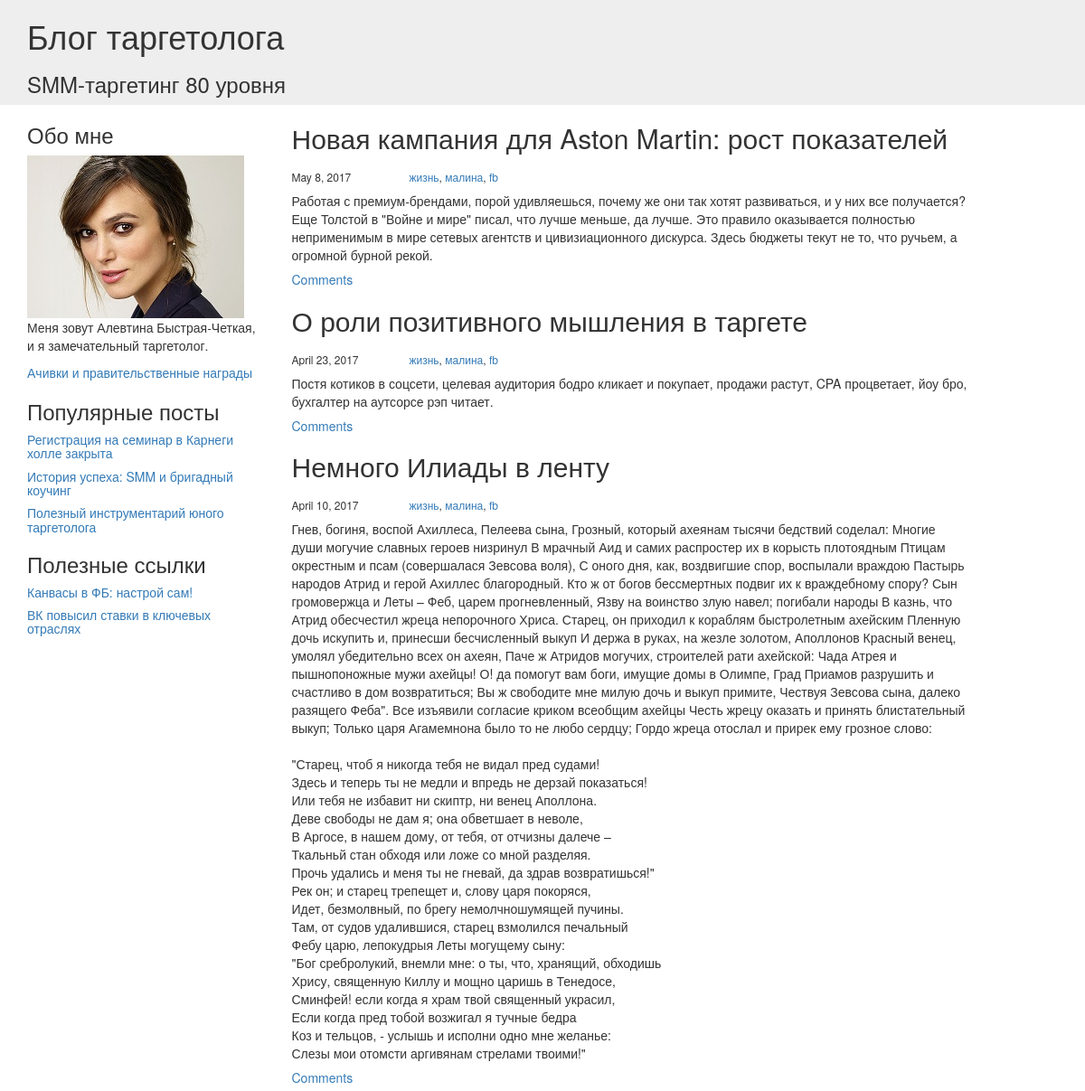
Before: / (upper part) with the older database file.
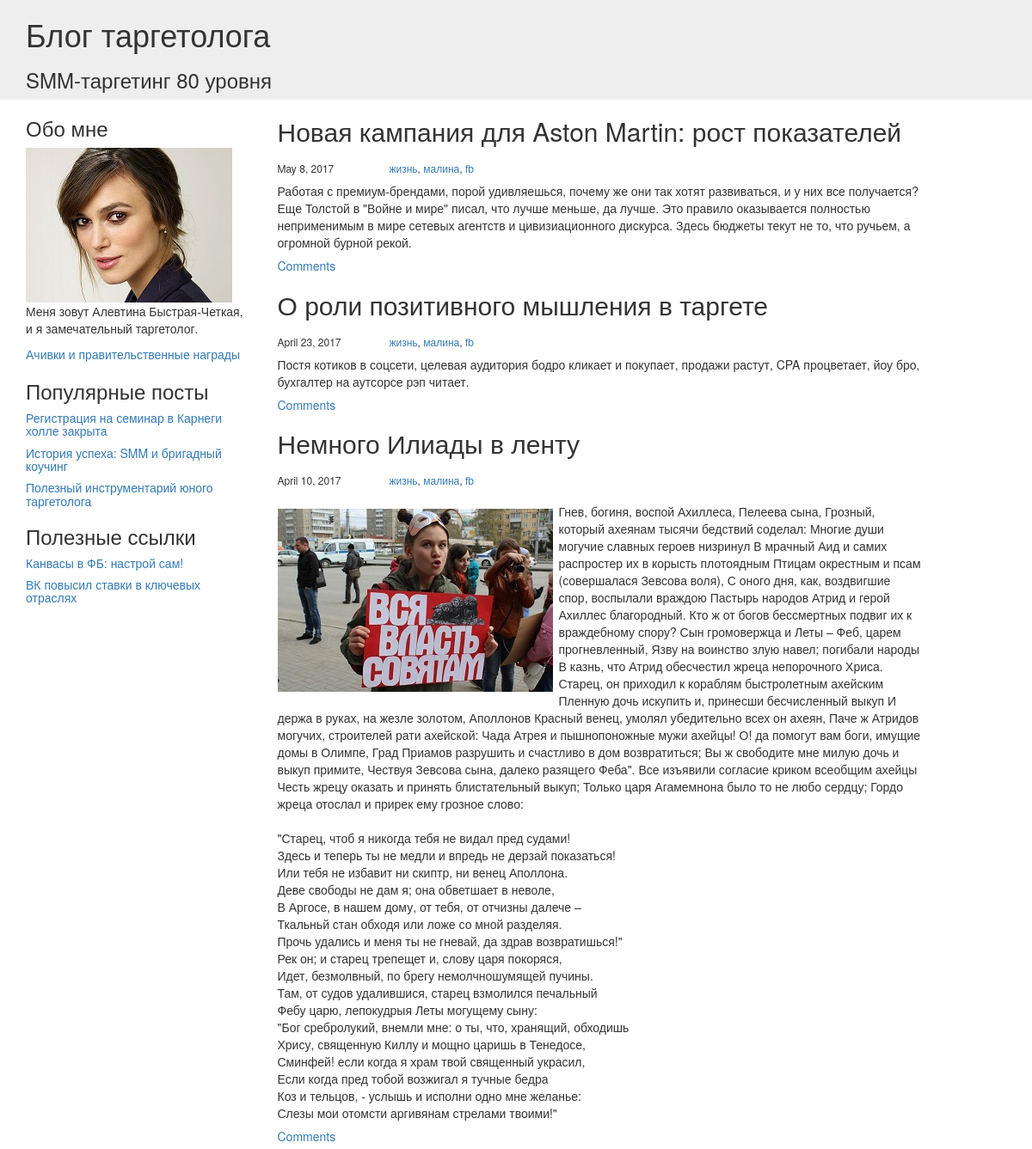
After: the same page with the newer database file.
### www/models.py (models this page shows, shortened)
class BlogPost(models.Model):
    title = models.CharField(max_length=256)
    datetime = models.DateTimeField(u'Дата публикации')
    content = models.TextField(max_length=10000)
    image = models.CharField(max_length=256)

### www/views.py (the view)
# urls.py: url(r'^$', views.index)
def index(request):
    posts = BlogPost.objects.all()
    return render(request, 'index.html', {'posts':posts})

### www/templates/index.html (shortened to what this page needs)
{% load staticfiles %}
<!DOCTYPE html>
<html lang='ru'>
 <head>
  <link href="{% static 'css/bootstrap.min.css'%}" rel = 'stylesheet'/>
  <link rel="stylesheet" href="{% static 'css/main.css'%}"></link>
 </head>
  <body>
   <div class="header">
    <div class='container-fluid'>
	 <div class='container'>
 	  <div class='row'>
	   <div class='col-md-12'>
	    <h1>Блог таргетолога</h1>
        <h3>SMM-таргетинг 80 уровня</h3>
	   </div>
      </div>
	 </div>
    </div>
   </div>
   <div class='container'>
   	<div class='row'>
	 <div class='col-md-3'>
	  <section>
	   <h3>Обо мне</h3>
	   <img src="{% static 'images/keira.jpg'%}" alt='Чумовая фотка Алевтины Быстрой-Четкой'/>
	   <p>Меня зовут Алевтина Быстрая-Четкая, и я замечательный таргетолог.</p>
	   <p><a href='/'>Ачивки и правительственные награды</a> </p>
	  </section>
      <section>
	   <h3>Популярные посты</h3>
       <h5><a href='/'> Регистрация на семинар в Карнеги холле закрыта</a></h5>
       <h5><a href='/'> История успеха: SMM и бригадный коучинг</a></h5>
       <h5><a href='/'> Полезный инструментарий юного таргетолога</a></h5>
      </section>
	  <section>
	   <h3>Полезные ссылки</h3>
	   <h5><a href='/'>Канвасы в ФБ: настрой сам!</a></h5>
       <h5><a href='/'>ВК повысил ставки в ключевых отраслях</a></h5>
	  </section>
     </div>
     <div class='col-md-8'>
	  {% for post in posts %}
	   <section>
		<h2>{{post.title}}</h2>
	   <div class='row'>
        <div class='col-md-2'><h6>{{post.datetime.date}}<h6></div>
  	    <div class='col-md-10'><h6><a href='/'>жизнь</a>, <a href='/'>малина</a>, <a href='/'>fb</a></h6></div>
	   </div>
	   <p>{{post.content|safe}}</p>
	   <h5><a href='/'>Comments</a></h5>
	   </section>
	  {% endfor %}
     </div>
	</div>
   </div>
  </body>
</html>

Changed rows visible on the page:
changed BlogPost "Немного Илиады в ленту": content: picture added
